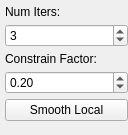
                         <widget class="QWidget" name="page_16">
                          <property name="geometry">
                           <rect>
                            <x>0</x>
                            <y>0</y>
                            <width>128</width>
                            <height>135</height>
                           </rect>
                          </property>
                          <attribute name="label">
                           <string>Cstr. Smooth</string>
                          </attribute>
                          <attribute name="toolTip">
                           <string>Constrain Smooth (Local)</string>
                          </attribute>
                          <layout class="QVBoxLayout" name="verticalLayout_13">
                           <property name="spacing">
                            <number>5</number>
                           </property>
                           <property name="leftMargin">
                            <number>5</number>
                           </property>
                           <property name="topMargin">
                            <number>5</number>
                           </property>
                           <property name="rightMargin">
                            <number>0</number>
                           </property>
                           <property name="bottomMargin">
                            <number>5</number>
                           </property>
                           <item>
                            <widget class="QLabel" name="label_24">
                             <property name="text">
                              <string>Num Iters:</string>
                             </property>
                            </widget>
                           </item>
                           <item>
                            <widget class="QSpinBox" name="sbCstrItersL">
                             <property name="minimum">
                              <number>1</number>
                             </property>
                             <property name="value">
                              <number>3</number>
                             </property>
                            </widget>
                           </item>
                           <item>
                            <widget class="QLabel" name="label_25">
                             <property name="text">
                              <string>Constrain Factor:</string>
                             </property>
                            </widget>
                           </item>
                           <item>
                            <widget class="QDoubleSpinBox" name="dsbCstrFactorL">
                             <property name="decimals">
                              <number>2</number>
                             </property>
                             <property name="maximum">
                              <double>10.000000000000000</double>
                             </property>
                             <property name="singleStep">
                              <double>0.100000000000000</double>
                             </property>
                             <property name="value">
                              <double>0.200000000000000</double>
                             </property>
                            </widget>
                           </item>
                           <item>
                            <widget class="QPushButton" name="btnCstrSmoothL">
                             <property name="text">
                              <string>Smooth Local</string>
                             </property>
                            </widget>
                           </item>
                           <item>
                            <spacer name="verticalSpacer_11">
                             <property name="orientation">
                              <enum>Qt::Vertical</enum>
                             </property>
                             <property name="sizeHint" stdset="0">
                              <size>
                               <width>20</width>
                               <height>40</height>
                              </size>
                             </property>
                            </spacer>
                           </item>
                          </layout>
                         </widget>
